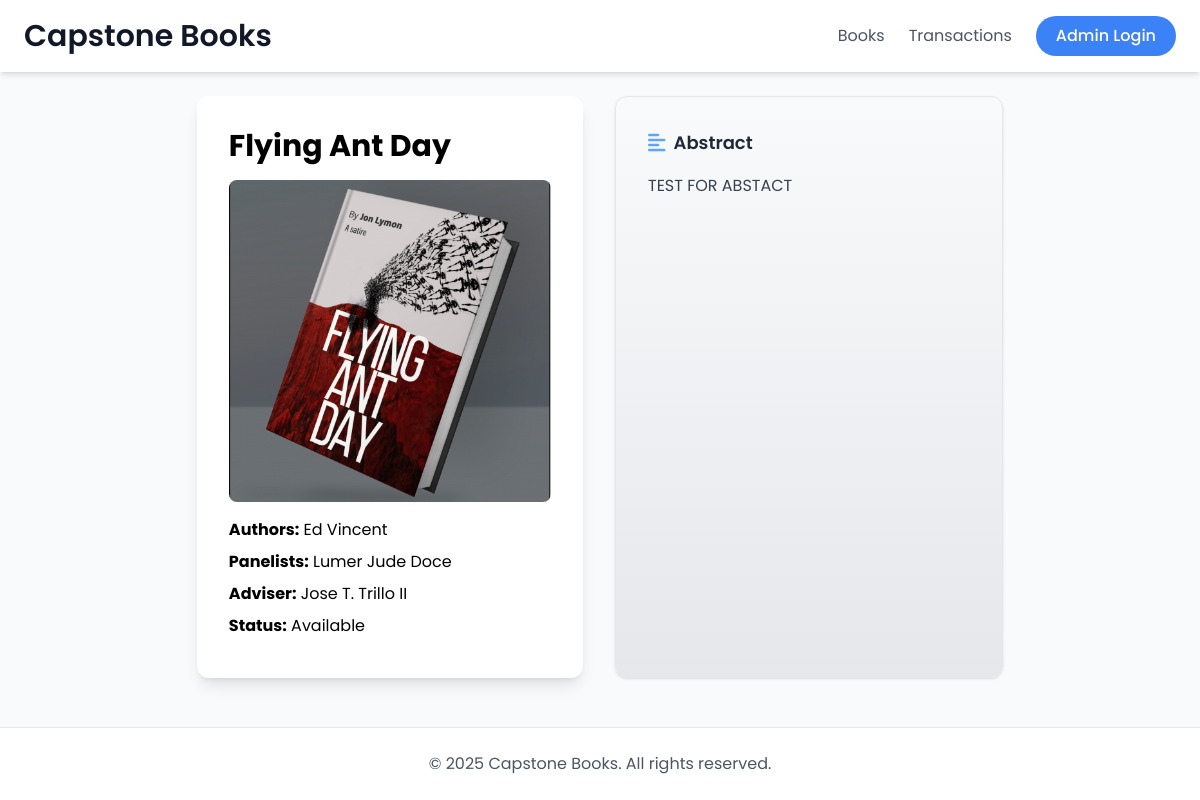
Before: /book/1/ with the older database file.
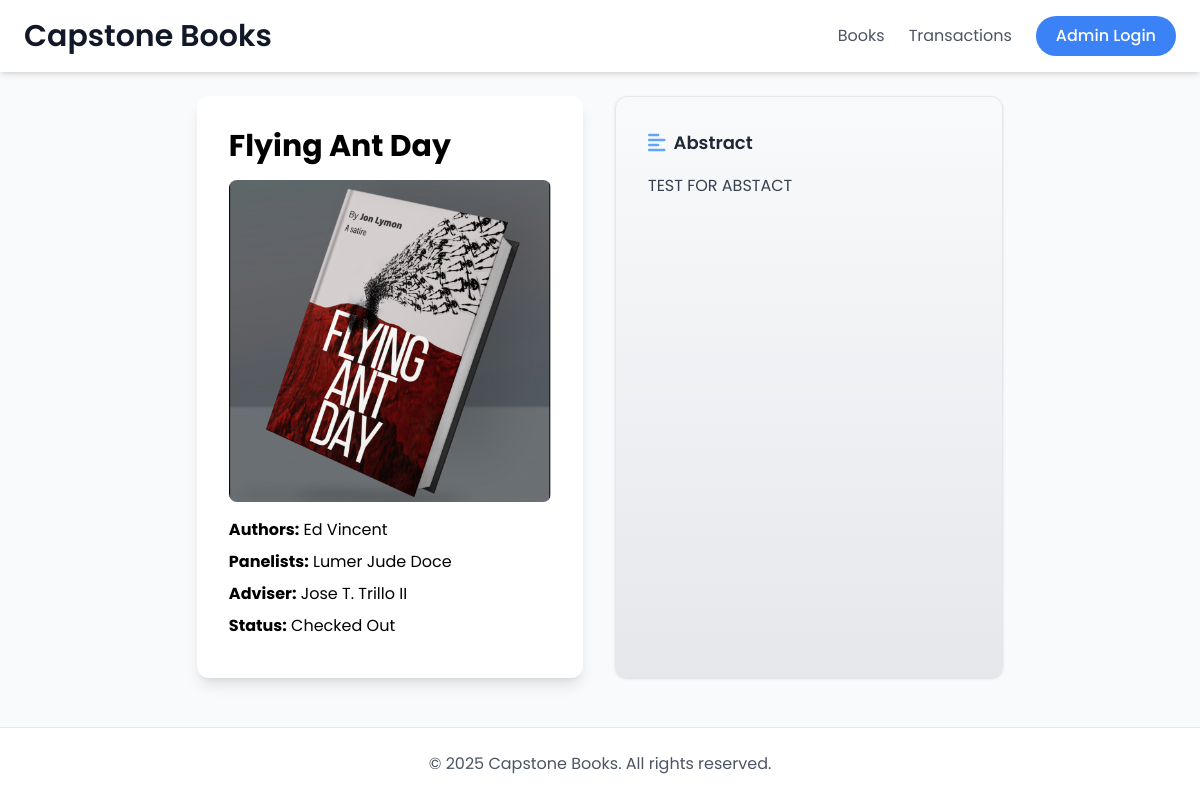
After: the same page with the newer database file.
### books/models.py (models this page shows, shortened)
class Book(models.Model):
    STATUS_CHOICES = [
        ('AVAILABLE', 'Available'),
        ('CHECKED_OUT', 'Checked Out'),
    ]
    title = models.CharField(max_length=200)
    authors = models.ManyToManyField(Author, related_name='books')
    panelists = models.ManyToManyField(Panelist, blank=True)
    adviser = models.ForeignKey(
        Adviser,
        null=True,
        blank=True,
        on_delete=models.SET_NULL
    )
    cover_image = models.ImageField(
        upload_to='book_covers/',
        blank=True,
        null=True
    )
    status = models.CharField(
        max_length=20,
        choices=STATUS_CHOICES,
        default='AVAILABLE'
    )
    date_added = models.DateTimeField(auto_now_add=True)
    borrower = models.ForeignKey(
        CustomUser,
        null=True,
        blank=True,
        on_delete=models.SET_NULL,
        related_name='borrowed_books'
    )
    abstract = models.TextField(
        blank=True, null=True, help_text='Enter the abstract of the book.')
    keywords = models.TextField(blank=True, help_text='Comma-separated keywords for this book.')
    approval_sheet = models.FileField(
        upload_to='approval_sheets/',
        blank=True,
        null=True,
        help_text='Upload the approval sheet (PDF only)',
    )

class Person(models.Model):
    name = models.CharField(max_length=200)
    class Meta:
        abstract = True

class Author(Person):
    pass

class Panelist(Person):
    pass

class Adviser(Person):
    pass

### books/views.py (the view)
# urls.py: path('book/<int:pk>/', views.BookDetailView.as_view(), name='book_detail'),
class BookDetailView(DetailView):
    model = Book
    template_name = 'books/book_detail.html'
    context_object_name = 'book'

### books/templates/books/book_detail.html (shortened to what this page needs)
{% extends 'books/base.html' %}
{% load book_extras %}
{% block content %}
<div class="max-w-4xl mx-auto flex flex-col lg:flex-row gap-8">
    <div class="bg-white p-8 rounded-xl shadow-lg flex-1">
        <h2 class="text-3xl font-bold mb-4">{{ book.title }}</h2>
        {% if book.cover_image %}
            <img src="{{ book.cover_image.url }}" alt="{{ book.title }}" class="mb-4 rounded-lg w-full object-cover">
        {% endif %}
        <div class="mb-2">
            <strong>Authors:</strong>
            {% for author in book.authors.all %}
                {{ author.name }}{% if not forloop.last %}, {% endif %}
            {% endfor %}
        </div>
        <div class="mb-2">
            <strong>Panelists:</strong>
            {% for panelist in book.panelists.all %}
                {{ panelist.name }}{% if not forloop.last %}, {% endif %}
            {% endfor %}
        </div>
        <div class="mb-2">
            <strong>Adviser:</strong>
            {% if book.adviser %}
                {{ book.adviser.name }}
            {% else %}
                None
            {% endif %}
        </div>
        <div class="mb-2">
            <strong>Status:</strong> {{ book.get_status_display }}
        </div>
    </div>
    <div class="p-8 bg-gradient-to-b from-gray-50 to-gray-200 border border-gray-200 rounded-xl shadow flex-1 flex flex-col h-full lg:h-auto lg:min-h-full justify-between">
        <div>
            <div class="flex items-center gap-2 mb-4">
                <i class="fa-solid fa-align-left text-blue-400 text-xl"></i>
                <span class="text-lg font-semibold text-gray-800">Abstract</span>
            </div>
            <div class="mt-2 text-gray-700 whitespace-pre-line text-base leading-relaxed">{{ book.abstract }}</div>
        </div>
    </div>
</div>
{% endblock %}

### books/templates/books/base.html (shortened to what this page needs)
{% load static %}
<!DOCTYPE html>
<html lang="en">
  <head>
    <script src="https://cdn.tailwindcss.com"></script>
  </head>
  <body class="bg-gray-50">
    <nav class="bg-white shadow-md py-4 sticky top-0 z-40">
      <div class="max-w-7xl mx-auto px-6">
        <div class="flex justify-between items-center">
          <a href="/" class="nav-link">
            <h1 class="text-3xl font-semibold text-gray-900 hover:text-blue-500 transition-all duration-300">
              Capstone Books
            </h1>
          </a>
          <div class="hidden md:flex items-center space-x-6">
            <a href="{% url 'book_list' %}" class="nav-link text-gray-600 hover:text-blue-500">Books</a>
            <a href="/admin/books/transaction/" class="nav-link text-gray-600 hover:text-blue-500">Transactions</a>
            <a href="/admin/login/?next=/admin/" class="btn-primary text-white px-5 py-2 rounded-full font-medium">
              Admin Login
            </a>
          </div>
        </div>
      </div>
    </nav>
    <main class="max-w-7xl mx-auto px-4 py-6">
      {% block content %}{% endblock %}
    </main>
    <footer class="bg-white border-t mt-auto">
      <div class="max-w-7xl mx-auto px-4 py-6">
        <div class="text-center text-gray-600">
          <p>&copy; {% now "Y" %} Capstone Books. All rights reserved.</p>
        </div>
      </div>
    </footer>
  </body>
</html>

### books/templates/books/base.html (style rules this page uses)
:root { --primary-color: #3B82F6; --primary-hover: #2563EB; }
body { font-family: 'Poppins', sans-serif; min-height: 100vh; display: flex; flex-direction: column; }
main { flex: 1; }
.nav-link { position: relative; }
.nav-link::after { content: ''; position: absolute; width: 0; height: 2px; bottom: -2px; left: 0; background-color: var(--primary-color); transition: width 0.3s ease; }
.btn-primary { background-color: var(--primary-color); transition: all 0.3s ease; }

Changed rows visible on the page:
changed Book "Flying Ant Day": status "Available" → "Checked Out"
